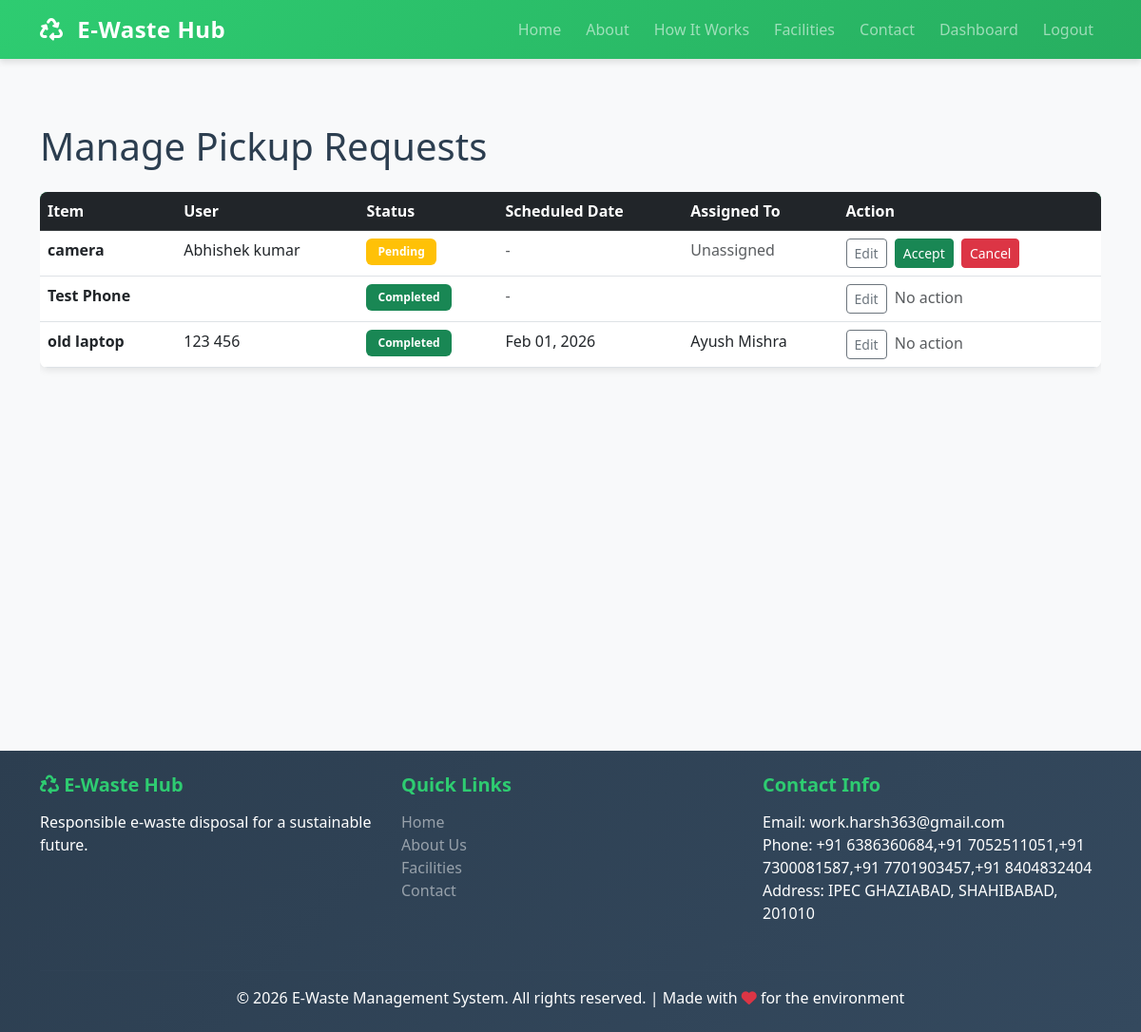
The app's page /manage-pickups/ (signed in) with its own data.
### ewaste/models.py (models this page shows, shortened)
class PickupRequest(models.Model):
    STATUS_CHOICES = [
        ('pending', 'Pending'),
        ('scheduled', 'Scheduled'),
        ('in_progress', 'In Progress'),
        ('completed', 'Completed'),
        ('cancelled', 'Cancelled'),
    ]
    ewaste_item = models.OneToOneField(EWasteItem, on_delete=models.CASCADE, related_name='pickup_request')
    assigned_to = models.ForeignKey(User, on_delete=models.SET_NULL, null=True, blank=True, related_name='assigned_pickups')
    status = models.CharField(max_length=20, choices=STATUS_CHOICES, default='pending')
    scheduled_date = models.DateTimeField(null=True, blank=True)
    completed_date = models.DateTimeField(null=True, blank=True)
    notes = models.TextField(blank=True)
    created_at = models.DateTimeField(auto_now_add=True)
    updated_at = models.DateTimeField(auto_now=True)
    class Meta:
        ordering = ['-created_at']

class EWasteItem(models.Model):
    CONDITION_CHOICES = [
        ('working', 'Working'),
        ('partial', 'Partially Working'),
        ('broken', 'Broken'),
    ]
    user = models.ForeignKey(User, on_delete=models.CASCADE, related_name='ewaste_items')
    category = models.ForeignKey(EWasteCategory, on_delete=models.SET_NULL, null=True)
    item_name = models.CharField(max_length=200)
    description = models.TextField()
    condition = models.CharField(max_length=20, choices=CONDITION_CHOICES)
    quantity = models.IntegerField(default=1)
    pickup_location = models.CharField(max_length=500)
    preferred_date = models.DateField()
    contact_phone = models.CharField(max_length=15)
    images = models.TextField(blank=True, help_text="Store image paths or URLs")
    is_collected = models.BooleanField(default=False)
    created_at = models.DateTimeField(auto_now_add=True)
    updated_at = models.DateTimeField(auto_now=True)
    class Meta:
        ordering = ['-created_at']

### ewaste/views.py (the view, shortened to what this page needs)
# urls.py: path('manage-pickups/', views.manage_pickups, name='manage_pickups'),
@login_required(login_url='login')
def manage_pickups(request):
    profile = getattr(request.user, 'profile', None)
    if not request.user.is_staff and not (profile and profile.is_company):
        messages.error(request, "You don't have permission to access this page!")
        return redirect('dashboard')
    pickups = PickupRequest.objects.all()
    context = {'pickups': pickups}
    return render(request, 'manage_pickups.html', context)

### ewaste/templatetags/profile_extras.py (called while the page is built)
@register.filter(name='is_company')
def is_company(user):
    try:
        profile = getattr(user, 'profile', None)
        return bool(profile and getattr(profile, 'is_company', False))
    except Exception:
        return False

### templates/manage_pickups.html (shortened to what this page needs)
{% extends 'base.html' %}
{% block content %}
<div class="container py-5">
    <h1 class="mb-4">Manage Pickup Requests</h1>
    {% if pickups %}
        <div class="table-responsive">
            <table class="table table-hover">
                <thead class="table-dark">
                    <tr>
                        <th>Item</th>
                        <th>User</th>
                        <th>Status</th>
                        <th>Scheduled Date</th>
                        <th>Assigned To</th>
                        <th>Action</th>
                    </tr>
                </thead>
                <tbody>
                    {% for pickup in pickups %}
                        <tr>
                            <td><strong>{{ pickup.ewaste_item.item_name }}</strong></td>
                            <td>{{ pickup.ewaste_item.user.get_full_name }}</td>
                            <td>
                                <span class="badge bg-{% if pickup.status == 'pending' %}warning{% elif pickup.status == 'scheduled' %}info{% elif pickup.status == 'completed' %}success{% else %}secondary{% endif %}">
                                    {{ pickup.get_status_display }}
                                </span>
                            </td>
                            <td>
                                {% if pickup.scheduled_date %}
                                    {{ pickup.scheduled_date|date:"M d, Y" }}
                                {% else %}
                                    <span class="text-muted">-</span>
                                {% endif %}
                            </td>
                            <td>
                                {% if pickup.assigned_to %}
                                    {{ pickup.assigned_to.get_full_name }}
                                {% else %}
                                    <span class="text-muted">Unassigned</span>
                                {% endif %}
                            </td>
                            <td>
                                <a href="{% url 'edit_pickup' pickup.id %}" class="btn btn-sm btn-outline-secondary me-1">Edit</a>
                                {% if pickup.status == 'pending' %}
                                    <form method="POST" class="d-inline">
                                        <button type="submit" name="action" value="accept" class="btn btn-sm btn-success">
                                            Accept
                                        </button>
                                    </form>
                                    <form method="POST" class="d-inline ms-1">
                                        <button type="submit" name="action" value="cancel" class="btn btn-sm btn-danger">
                                            Cancel
                                        </button>
                                    </form>
                                {% else %}
                                    <span class="text-muted">No action</span>
                                {% endif %}
                            </td>
                        </tr>
                    {% endfor %}
                </tbody>
            </table>
        </div>
    {% else %}
        <div class="alert alert-info">
            <i class="fas fa-info-circle"></i> No pickup requests found.
        </div>
    {% endif %}
</div>
{% endblock %}

### templates/base.html (shortened to what this page needs)
<!DOCTYPE html>
<html lang="en">
<head>
    {% load static %}
    {% load profile_extras %}
    <link rel="stylesheet" href="https://cdnjs.cloudflare.com/ajax/libs/font-awesome/6.4.0/css/all.min.css">
    <link rel="stylesheet" href="https://cdnjs.cloudflare.com/ajax/libs/bootstrap/5.3.0/css/bootstrap.min.css">
    <link rel="stylesheet" href="{% static 'css/style.css' %}">
</head>
<body>
    <nav class="navbar navbar-expand-lg navbar-dark bg-gradient">
        <div class="container">
            <a class="navbar-brand fw-bold" href="{% url 'home' %}">
                <i class="fas fa-recycle"></i> E-Waste Hub
            </a>
            <div class="collapse navbar-collapse" id="navbarNav">
                <ul class="navbar-nav ms-auto">
                    <li class="nav-item">
                        <a class="nav-link" href="{% url 'home' %}">Home</a>
                    </li>
                    <li class="nav-item">
                        <a class="nav-link" href="{% url 'about' %}">About</a>
                    </li>
                    <li class="nav-item">
                        <a class="nav-link" href="{% url 'how_it_works' %}">How It Works</a>
                    </li>
                    <li class="nav-item">
                        <a class="nav-link" href="{% url 'facilities' %}">Facilities</a>
                    </li>
                    <li class="nav-item">
                        <a class="nav-link" href="{% url 'contact' %}">Contact</a>
                    </li>
                    {% if user.is_authenticated %}
                        {% if user|is_company %}
                        <li class="nav-item">
                            <a class="nav-link" href="{% url 'company_dashboard' %}">Dashboard</a>
                        </li>
                        {% else %}
                        <li class="nav-item">
                            <a class="nav-link" href="{% url 'dashboard' %}">Dashboard</a>
                        </li>
                        {% endif %}
                        <li class="nav-item">
                            <a class="nav-link" href="{% url 'logout' %}">Logout</a>
                        </li>
                    {% endif %}
                </ul>
            </div>
        </div>
    </nav>
    <main class="main-content">
        {% block content %}{% endblock %}
    </main>
    <footer class="bg-dark text-white mt-5 py-4">
        <div class="container">
            <div class="row">
                <div class="col-md-4 mb-3">
                    <h5><i class="fas fa-recycle"></i> E-Waste Hub</h5>
                    <p>Responsible e-waste disposal for a sustainable future.</p>
                </div>
                <div class="col-md-4 mb-3">
                    <h5>Quick Links</h5>
                    <ul class="list-unstyled">
                        <li><a href="{% url 'home' %}" class="text-decoration-none text-white-50">Home</a></li>
                        <li><a href="{% url 'about' %}" class="text-decoration-none text-white-50">About Us</a></li>
                        <li><a href="{% url 'facilities' %}" class="text-decoration-none text-white-50">Facilities</a></li>
                        <li><a href="{% url 'contact' %}" class="text-decoration-none text-white-50">Contact</a></li>
                    </ul>
                </div>
                <div class="col-md-4 mb-3">
                    <h5>Contact Info</h5>
                    <p>Email: work.harsh363@gmail.com<br>
                    Phone: +91 6386360684,+91 7052511051,+91 7300081587,+91 7701903457,+91 8404832404<br>
                    Address: IPEC GHAZIABAD, SHAHIBABAD, 201010</p>
                </div>
            </div>
            <hr class="bg-white-50">
            <div class="text-center">
                <p class="mb-0">&copy; 2026 E-Waste Management System. All rights reserved. | Made with <i class="fas fa-heart text-danger"></i> for the environment</p>
            </div>
        </div>
    </footer>
</body>
</html>

### templates/static/css/style.css (style rules this page uses)
:root { --primary-color: #2ecc71; --secondary-color: #3498db; --dark-color: #2c3e50; --light-color: #ecf0f1; --danger-color: #e74c3c; --warning-color: #f39c12; }
* { margin: 0; padding: 0; box-sizing: border-box; }
body { font-family: 'Segoe UI', Tahoma, Geneva, Verdana, sans-serif; color: #2c3e50; background-color: #f8f9fa; }
.navbar { background: linear-gradient(135deg, #2ecc71 0%, #27ae60 100%) !important; box-shadow: 0 4px 6px rgba(0, 0, 0, 0.1); }
.navbar-brand { font-size: 1.5rem; font-weight: bold; color: white !important; letter-spacing: 0.5px; }
.navbar-brand i { margin-right: 8px; }
.nav-link { transition: all 0.3s ease; margin-left: 10px; }
.main-content { min-height: calc(100vh - 120px); padding: 20px 0; }
.badge { padding: 8px 12px; font-weight: 600; border-radius: 6px; }
.table { background: white; border-radius: 8px; overflow: hidden; box-shadow: 0 2px 8px rgba(0, 0, 0, 0.1); }
.table thead { background: linear-gradient(135deg, #2ecc71, #27ae60); color: white; }
.table tbody tr { transition: all 0.3s ease; }
footer { background: linear-gradient(135deg, #2c3e50, #34495e) !important; color: white; margin-top: auto; }
footer h5 { color: #2ecc71; font-weight: 700; margin-bottom: 15px; }
footer a { color: #95a5a6; text-decoration: none; transition: all 0.3s ease; }
footer hr { border-color: #34495e; }
.bg-gradient { background: linear-gradient(135deg, #2ecc71, #27ae60) !important; }

### records on screen
PickupRequest: ewaste_item.item_name "camera", ewaste_item.user.get_full_name "Abhishek kumar", status "Pending", shows "Unassigned"
PickupRequest: ewaste_item.item_name "Test Phone", status "Completed", shows "No action"
PickupRequest: ewaste_item.item_name "old laptop", ewaste_item.user.get_full_name "123 456", status "Completed", scheduled_date "Feb 01, 2026", assigned_to.get_full_name "Ayush Mishra", shows "No action"
